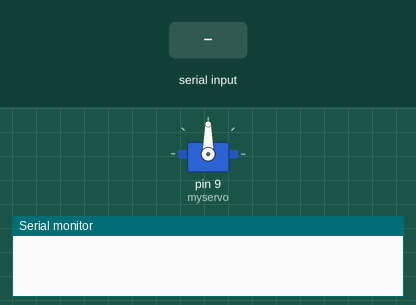
The sketch below on a simulated Arduino Uno, built with avr-gcc and run on an emulated ATmega328P. Parts: servo, the last lines printed to the serial monitor. The inputs (shaded band) are chosen by the test bench.

Above: at 1.2 s.
1.3 s: "30,150\n" received over Serial
At 2.9 s:
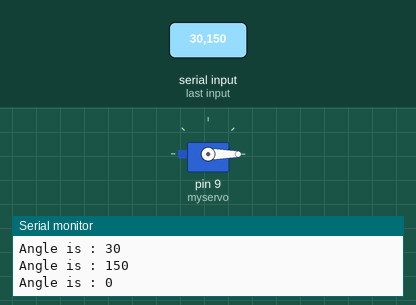
3.8 s: "90,45\n" received over Serial
At 4.1 s:
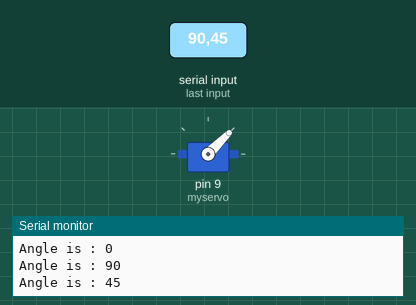
6.3 s: "200\n" received over Serial
At 7.1 s:
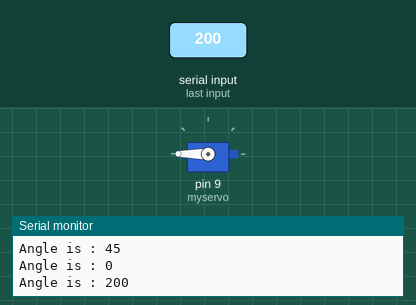
Timing chart, 0 to 9.3 s (numbered marks = the images above; inputs shaded):
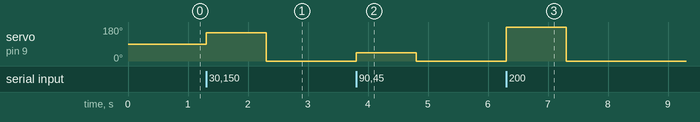

Measured:
- after the input at 1.3 s, servo on pin 9 (myservo): 90° → 150° at once, → 0° 1.0 s later
- after the input at 3.8 s, servo on pin 9 (myservo): 0° → 45° at once, → 0° 1.0 s later
- after the input at 6.3 s, servo on pin 9 (myservo): 0° → 180° at once, → 0° 1.0 s later

The sketch:

Throwing_Servo.ino
```cpp
#include <Servo.h>
Servo myservo;
void setup() {
  // put your setup code here, to run once:
  myservo.attach(9);
  //pinMode(10,HIGH);
  //pinMode(11,LOW);
  Serial.begin(9600);
}

void loop() {
  // put your main code here, to run repeatedly:
  if(Serial.available()){
    int n = Serial.parseInt();
    Serial.print("Angle is : ");
    Serial.println(n);
    myservo.write(n);
    //delay(500);
    //myservo.detach();
  }


}
```
